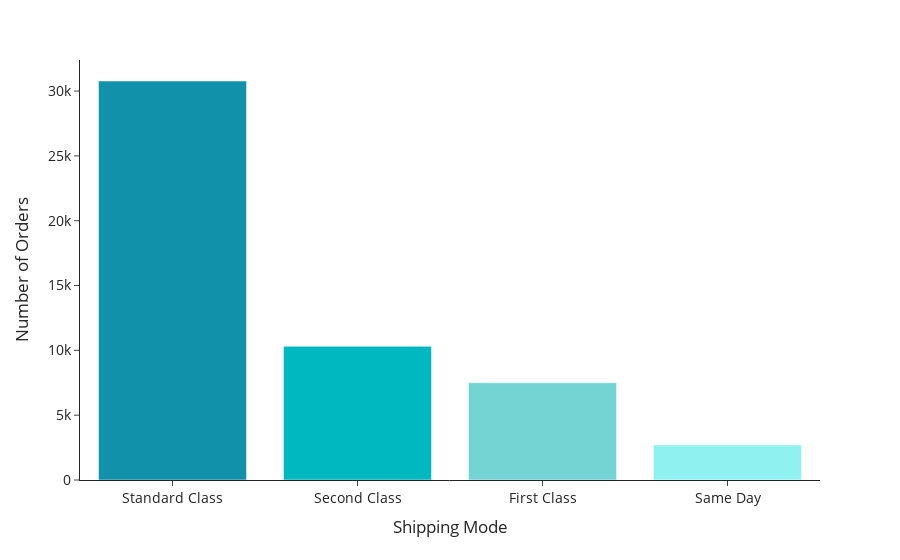

Write notebook code for a chart like this one.
### Markdown cell above
##### Ship Mode

### Code cell
fig = px.bar(x = orders['Ship Mode'].value_counts().index, y = orders['Ship Mode'].value_counts(),
             color = orders['Ship Mode'].value_counts().index,
             template = 'simple_white', color_discrete_sequence = colors)

#Set Title and x/y axis labels
fig.update_layout(
    xaxis_title="Shipping Mode",
    yaxis_title="Number of Orders",
    showlegend = False,
    font = dict(
            size = 14
            ),    
    title={
        #'text': "Frequency of Orders by Shipping Modes",
        'y':0.95,
        'x':0.5
        }
    )

fig.show()

### Figure 1 — Plotly figure (JSON) as saved in the notebook; plotly's stock layout.template omitted (floating-point values rounded to 4 significant figures)
{"data": [{"alignmentgroup": "True", "hovertemplate": "color=Standard Class<br>x=%{x}<br>y=%{y}<extra></extra>", "legendgroup": "Standard Class", "marker": {"color": "#1192AA", "pattern": {"shape": ""}}, "name": "Standard Class", "offsetgroup": "Standard Class", "orientation": "v", "showlegend": true, "textposition": "auto", "type": "bar", "x": ["Standard Class"], "xaxis": "x", "y": [30775], "yaxis": "y"}, {"alignmentgroup": "True", "hovertemplate": "color=Second Class<br>x=%{x}<br>y=%{y}<extra></extra>", "legendgroup": "Second Class", "marker": {"color": "#00B8C0", "pattern": {"shape": ""}}, "name": "Second Class", "offsetgroup": "Second Class", "orientation": "v", "showlegend": true, "textposition": "auto", "type": "bar", "x": ["Second Class"], "xaxis": "x", "y": [10309], "yaxis": "y"}, {"alignmentgroup": "True", "hovertemplate": "color=First Class<br>x=%{x}<br>y=%{y}<extra></extra>", "legendgroup": "First Class", "marker": {"color": "#73D4D3", "pattern": {"shape": ""}}, "name": "First Class", "offsetgroup": "First Class", "orientation": "v", "showlegend": true, "textposition": "auto", "type": "bar", "x": ["First Class"], "xaxis": "x", "y": [7505], "yaxis": "y"}, {"alignmentgroup": "True", "hovertemplate": "color=Same Day<br>x=%{x}<br>y=%{y}<extra></extra>", "legendgroup": "Same Day", "marker": {"color": "#90F2F0", "pattern": {"shape": ""}}, "name": "Same Day", "offsetgroup": "Same Day", "orientation": "v", "showlegend": true, "textposition": "auto", "type": "bar", "x": ["Same Day"], "xaxis": "x", "y": [2701], "yaxis": "y"}], "layout": {"barmode": "relative", "font": {"size": 14}, "legend": {"title": {"text": "color"}, "tracegroupgap": 0}, "margin": {"t": 60}, "showlegend": false, "title": {"x": 0.5, "y": 0.95}, "xaxis": {"anchor": "y", "domain": [0, 1], "title": {"text": "Shipping Mode"}}, "yaxis": {"anchor": "x", "domain": [0, 1], "title": {"text": "Number of Orders"}}}}
